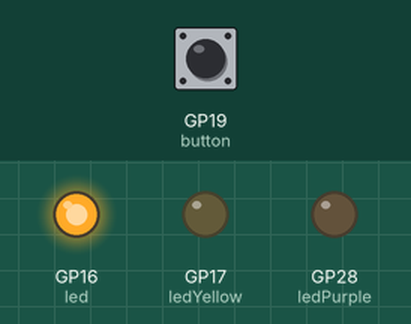
Recording of a program running on a simulated Raspberry Pi Pico running MicroPython. On the bench: output pins drawn as LEDs (lit = HIGH). The test bench sets the inputs (shaded band); at power-on: GP19 (button) HIGH. Random numbers come from a fixed seed.

Above: at 0.1 s.
At 3.7 s:
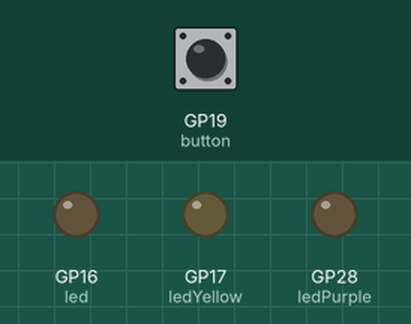
Timing chart, 0 to 5.2 s (numbered marks = the images above):
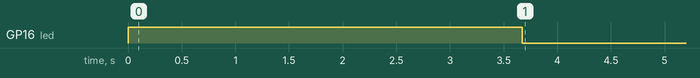

The program:

Reaction_Game_1.py
```python
import machine
import utime
import urandom

led = machine.Pin(16,machine.Pin.OUT)
button = machine.Pin(19,machine.Pin.IN)

ledYellow = machine.Pin(17,machine.Pin.OUT)
ledPurple = machine.Pin(28,machine.Pin.OUT)
ledPurple.value(0)
ledYellow.value(0)

def button_handler(pin):
    button.irq(handler = None)
    print("This in the button_handler method")
    timer_reaction = utime.ticks_diff(utime.ticks_ms(), timer_start)
    print('Your reaction time was ' + str(timer_reaction) + "milliseconds!")

led.value(1)
#buttonVal= button.value()
utime.sleep(urandom.uniform(3,8))
led.value(0)
timer_start =utime.ticks_ms()
button.irq(trigger = machine.Pin.IRQ_FALLING, handler = button_handler)
```

Measured:
- by itself, GP16 (led): LOW → HIGH at 0.00 s, → LOW 3.7 s later
